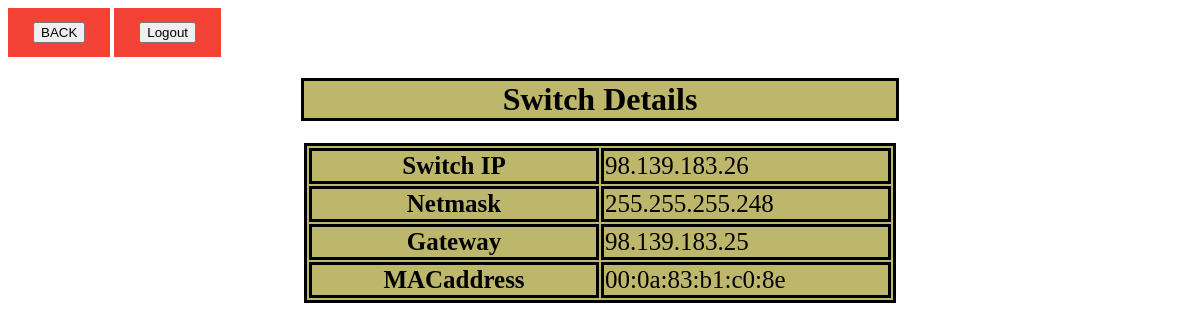
/displaybyIP?var=98.139.183.26 (signed in), run on the app's committed database.
### switch/models.py (models this page shows)
class switch_details(models.Model):
	switch_model=models.CharField(max_length=100)
	switch_ip=models.CharField(max_length=100)
	netmask=models.CharField(max_length=100)
	gateway=models.CharField(max_length=100)
	mac_address=models.CharField(max_length=100)

### switch/views.py (the view)
# urls.py: path('displaybyIP',views.displaybyIP, name="displaybyIP"),
@login_required(login_url="login")
def displaybyIP(request):
     varIP=request.GET['var']
     ip = switch_details.objects.raw('SELECT * FROM switch_switch_details WHERE switch_ip=%s',[varIP])
     return render(request, 'switch_items.html',{'ip': ip})

### switch/templates/switch_items.html (shortened to what this page needs)
<html>
<head>
</head>
<body>
<div class="s">
<p><a href="{% url 'main' %}"><input type="button" value="BACK"></input></a>
{% if user.is_authenticated %}
<a href="{% url 'logout' %}"><input type="button" value="Logout"></input></a>
{% endif %}
</p>
</div>
<center><div>
<h1> Switch Details</h1>
<table>
    <tr>
      <th>Switch IP</th>
      {% for data in ip %}
      <td>{{data.switch_ip}}</td>
      {% endfor %}
     </tr>
    <tr>
      <th>Netmask</th>
      {% for data in ip %}
      <td>{{data.netmask}}</td>
      {% endfor %}
    </tr>
    <tr>
      <th>Gateway</th>
      {% for data in ip %}
      <td>{{data.gateway}}</td>
      {% endfor %}
    </tr>
    <tr>
      <th>MACaddress</th>
      {% for data in ip %}
      <td>{{data.mac_address}}</td>
      {% endfor %}
    </tr>
</table>
</div></center>
</body>
</html>

### switch/templates/switch_items.html (style rules this page uses)
table, th, td { border: 3px solid black; width:50%; font-size: 125%; background-color:#BDB76B; }
h1 { color:Black; background-color:#BDB76B; width:50%; border: 3px solid black; }
a:link, a:visited { background-color: #f44336; color: white; padding: 14px 25px; text-align: center; text-decoration: none; display: inline-block; }

### data on the page
switch_details: switch_ip "98.139.183.26", netmask "255.255.255.248", gateway "98.139.183.25", mac_address "00:0a:83:b1:c0:8e"
